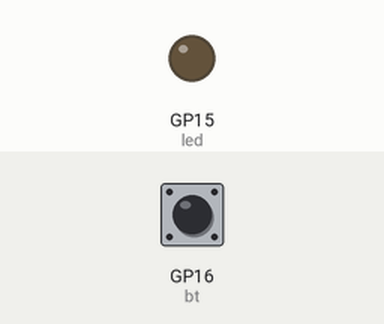
Simulated run of this program. Board: Raspberry Pi Pico running MicroPython. On the bench: output pins drawn as LEDs (lit = HIGH). The inputs (shaded band) are chosen by the test bench; at power-on: GP16 (bt) HIGH.

Above: at 1.2 s.
1.3 s: GP16 (bt) pulled LOW for 0.15 s
At 1.4 s:
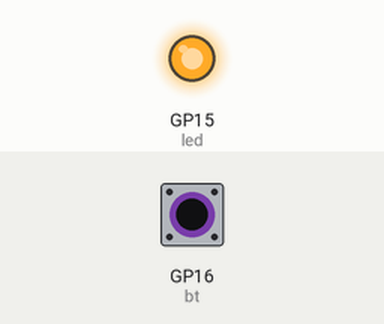
3.0 s: GP16 (bt) pulled LOW for 3.2 s
At 6.8 s:
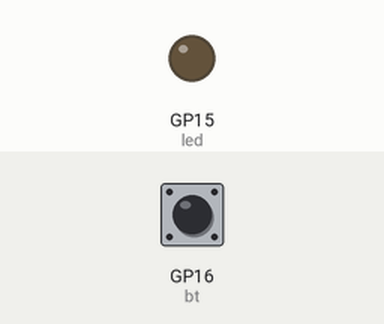
Timing chart, 0 to 8.3 s (numbered marks = the images above; inputs shaded):
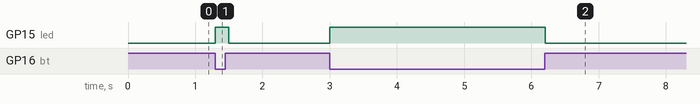

The program:

main.py
```python
from machine import Pin
import time

led = Pin(15, Pin.OUT)
bt = Pin(16, Pin.IN, Pin.PULL_UP)

while True:
    led.value(not bt.value()) #tirar o not caso queira que o led permaneça ligado
    time.sleep_ms(100) 
```

Measured:
- after the input at 1.3 s, GP15 (led): LOW → HIGH at once, → LOW 0.20 s later
- after the input at 3.0 s, GP15 (led): LOW → HIGH at once, → LOW 3.2 s later
